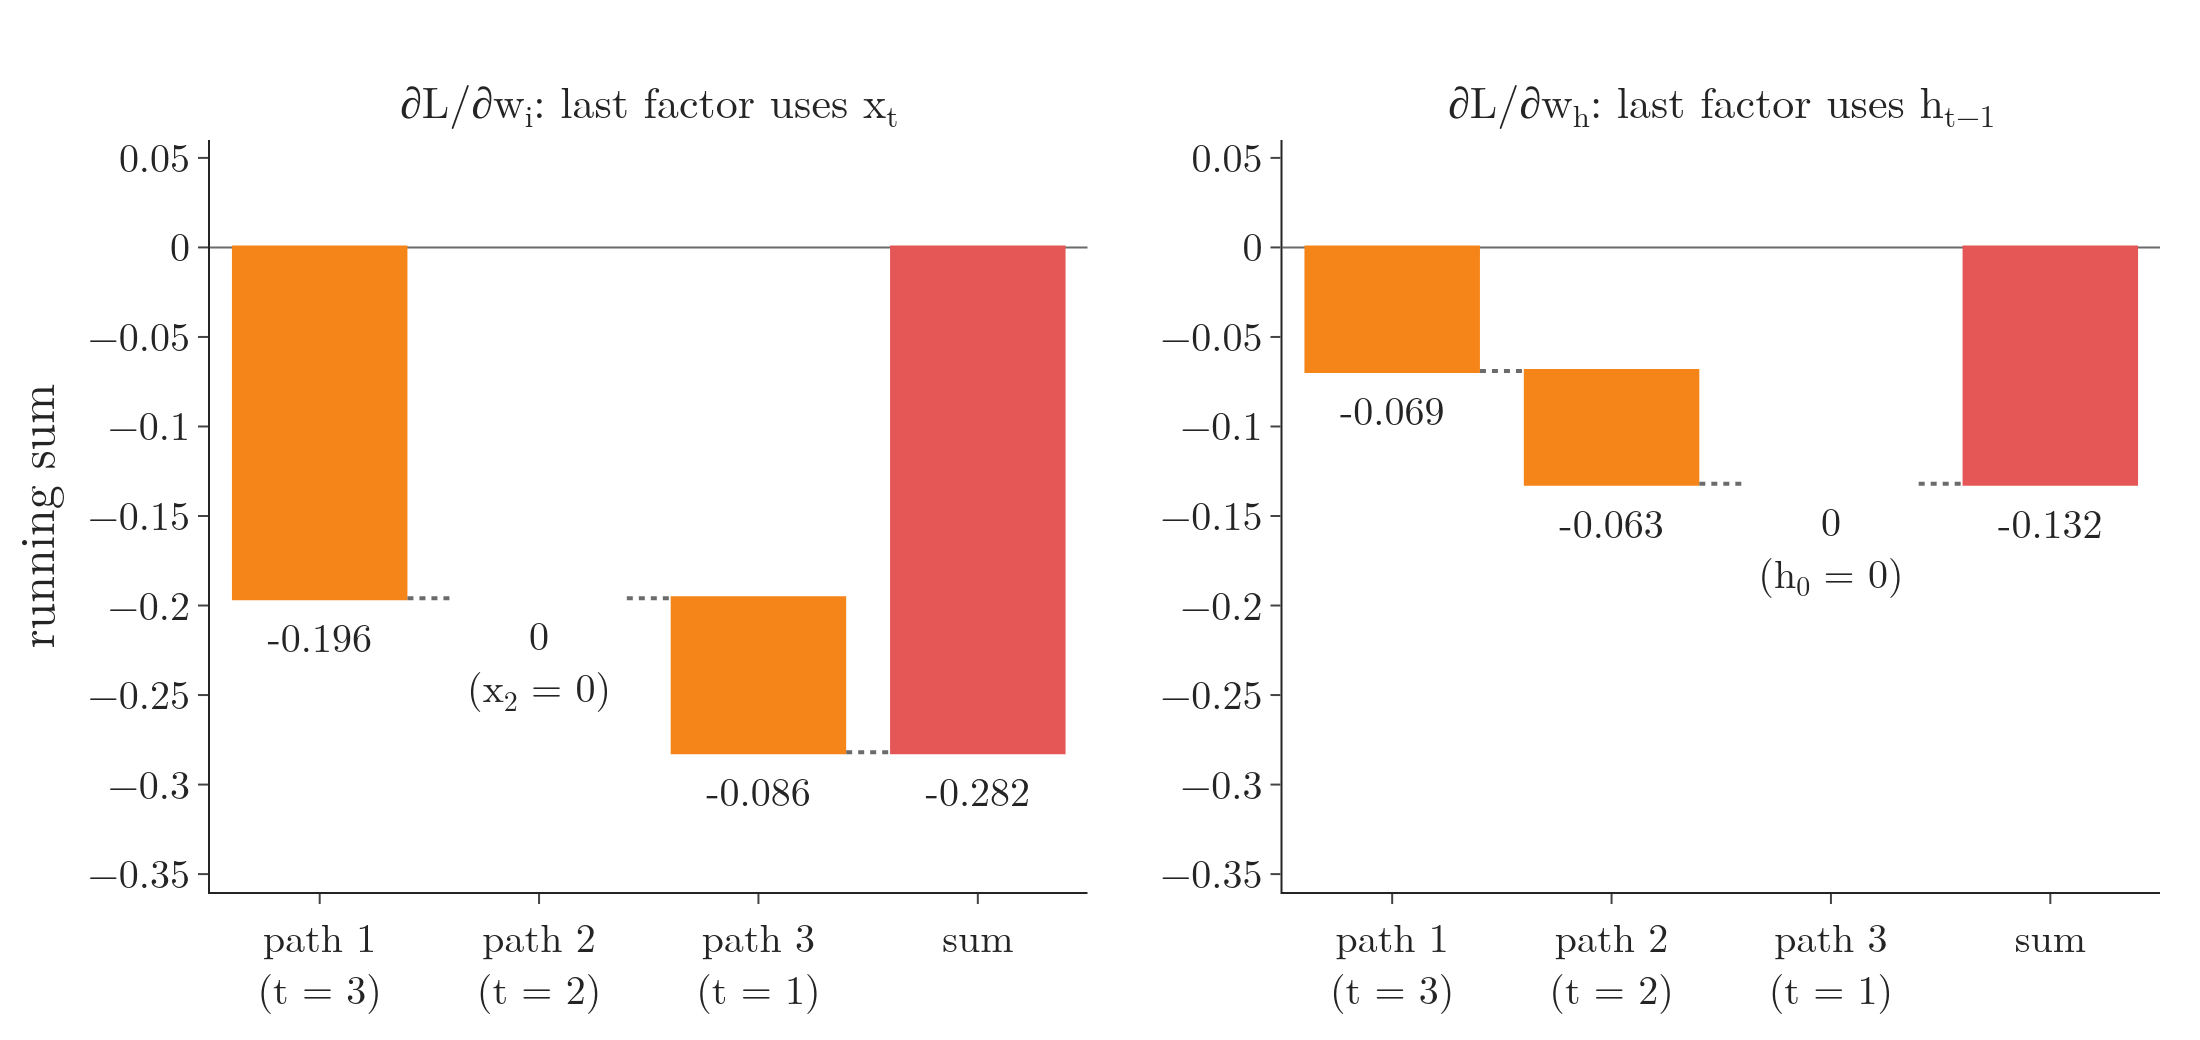

The Python source for this figure:
"""Sections 6.3 and 7: the gradient of a shared weight is a sum of one term per time step.
Waterfalls of the three path terms for w_i and w_h in the one-node example (data/worked_example.csv, the Notebook).
Run: python path_sums.py  -> path_sums.png (Plotly: a chart of numbers adding up)"""
from pathlib import Path

import pandas as pd
import plotly.graph_objects as go
from plotly.subplots import make_subplots

from common import BLUE, GREEN, GREY, ORANGE, PURPLE, RED

HERE = Path(__file__).parent
v = pd.read_csv(HERE.parent / "data" / "worked_example.csv").set_index("quantity")["value"]
terms = {w: [round(float(v[f"dL/d{w} term t={t}"]), 3) for t in (3, 2, 1)] for w in ("w_i", "w_h")}
total = {w: round(float(v[f"dL/d{w}"]), 3) for w in ("w_i", "w_h")}
assert terms == {"w_i": [-0.196, 0.0, -0.086], "w_h": [-0.069, -0.063, 0.0]}      # the Note's numbers
assert total == {"w_i": -0.282, "w_h": -0.132}
why_zero = {"w_i": "x<sub>2</sub> = 0", "w_h": "h<sub>0</sub> = 0"}

fig = make_subplots(1, 2, subplot_titles=["∂L/∂w<sub>i</sub>: last factor uses x<sub>t</sub>",
                                          "∂L/∂w<sub>h</sub>: last factor uses h<sub>t−1</sub>"], horizontal_spacing=0.1)
for c, w in enumerate(("w_i", "w_h"), start=1):
    ys = terms[w] + [total[w]]
    text = [f"{y:+.3f}" if y else f"0<br>({why_zero[w] if (w == 'w_i' and k == 1) or (w == 'w_h' and k == 2) else ''})"
            for k, y in enumerate(ys)]
    fig.add_trace(go.Waterfall(x=["path 1<br>(t = 3)", "path 2<br>(t = 2)", "path 3<br>(t = 1)", "sum"],
                               y=ys, measure=["relative"] * 3 + ["total"], text=text, textposition="outside",
                               decreasing=dict(marker=dict(color=ORANGE)), totals=dict(marker=dict(color=RED)),
                               connector=dict(line=dict(color=GREY, dash="dot")), showlegend=False), 1, c)
fig.update_yaxes(range=[-0.36, 0.06], zeroline=True, zerolinecolor=GREY)
fig.update_yaxes(title_text="running sum", row=1, col=1)
fig.update_layout(template="simple_white", width=1100, height=520, font=dict(family="Latin Modern Roman", size=20),
                  margin=dict(l=80, r=20, t=70, b=60))
fig.update_annotations(font_size=22)

if __name__ == "__main__":
    fig.write_image(HERE / "path_sums.png", scale=2)
